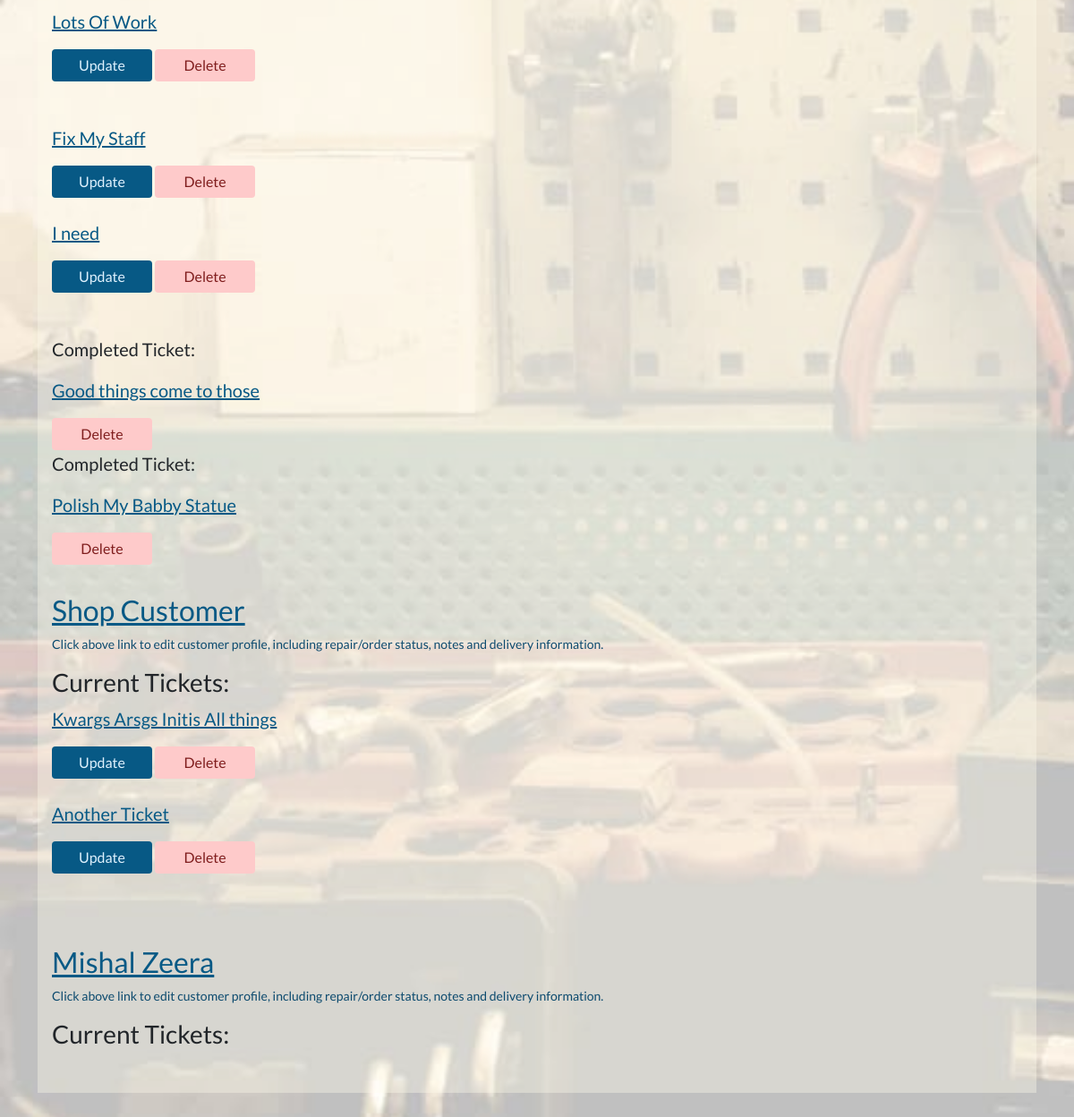
The page /workshop/ticket-overview/ (signed in, lower part) on the database as committed earlier.
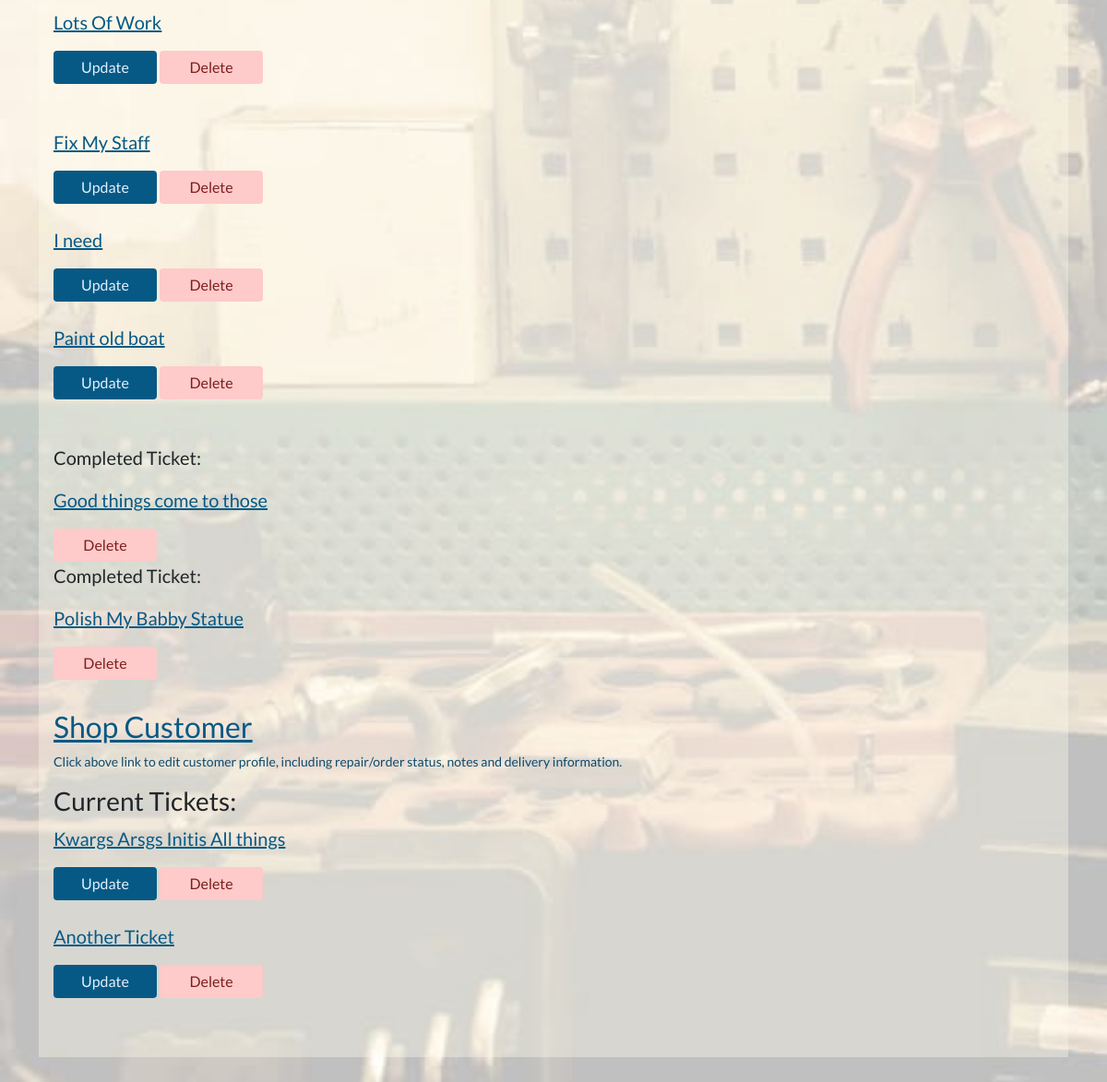
The same page on the database as committed later.
### repairs_restorals/models.py (models this page shows, shortened)
class ServiceTicket(models.Model):
    customer = models.ForeignKey(
        Customer, related_name='service_ticket', on_delete=models.CASCADE)
    workshop_staff_responsible = models.ForeignKey(
        StaffMember, related_name='staff_tickets', on_delete=models.CASCADE)
    title = models.CharField(max_length=255)
    date_created = models.DateField(auto_now_add=True, editable=False)
    last_updated = models.DateField(auto_now=True, editable=False)
    service_description = models.TextField()
    link_to_desired_materials_1 = models.URLField(null=True, blank=True)
    link_to_desired_materials_2 = models.URLField(null=True, blank=True)
    link_to_desired_materials_3 = models.URLField(null=True, blank=True)
    is_completed = models.BooleanField(default=False)
    has_invoice = models.BooleanField(default=False)

### profiles/models.py (models this page shows, shortened)
class Customer(models.Model):
    username = models.OneToOneField(
        User, on_delete=models.CASCADE, null=True, editable=False)
    email = models.EmailField(unique=True, default="start@domain.dj")
    full_name = models.CharField(max_length=100)
    address1 = models.CharField(max_length=100)
    address2 = models.CharField(max_length=100, null=True, blank=True)
    postcode = models.CharField(max_length=40)
    town_or_city = models.CharField(max_length=40)
    country = models.CharField(max_length=40)
    notes = models.TextField(null=True, blank=True)
    staff_notes = models.TextField(null=True, blank=True)
    has_active_shop_orders = models.BooleanField(default=False)
    has_active_repairs = models.BooleanField(default=False)

### repairs_restorals/views.py (the view)
# urls.py: path('ticket-overview/', views.WorkshopStaffTicketOverview.as_view(),
class WorkshopStaffTicketOverview(GroupRequiredMixin, ListView):
    group_required = [u'Workshop Staff']
    queryset = Customer.objects.prefetch_related(
        'service_ticket').filter(has_active_repairs=True)
    template_name = 'repairs_restorals/workshop_ticket_overview.html'
    context_object_name = 'customers'

### invoices/contexts.py (called while the page is built, shortened)
def shopping_cart(request):
    template_cart = []
    products_count = 0
    order_amount = 0
    shipping = 0
    cart = request.session.get('cart', {})
    for item in enumerate(template_cart):
        products_count += 1
    order_total = order_amount + shipping
    stripe_total = round(order_total * 100)
    context = {
        'template_cart': template_cart,
        'products_count': products_count,
        'order_amount': order_amount,
        'shipping': shipping,
        'order_total': order_total,
        'stripe_total': stripe_total,
    }
    return context

### profiles/group_mixin_decorator.py (called while the page is built)
    def dispatch(self, request, *args, **kwargs):
        if not request.user.is_authenticated:
            raise PermissionDenied
        else:
            user_groups = []
            for group in request.user.groups.values_list('name', flat=True):
                user_groups.append(group)
            if len(set(user_groups).intersection(self.group_required)) <= 0:
                raise PermissionDenied
        return super(GroupRequiredMixin, self).dispatch(request, *args, **kwargs)

### repairs_restorals/templates/repairs_restorals/workshop_ticket_overview.html (shortened to what this page needs)
{% extends 'base.html' %}
{% load static %}
{% block extra_css %}
<link rel="stylesheet" href="{% static 'css/workshop_bg_image_trans.css' %}">
{% endblock %}
{% block content %}
{% for customer in customers %}
    <div class="transparent-card">
        <a href="{% url 'customer_account_update' pk=customer.id %}">
            <p class="h2">{{ customer.full_name }}</p>
        </a>
        <p class="small text-muted">Click above link to edit customer profile, including repair/order status, notes and delivery information. </p>
        <p class="h3">Current Tickets: </p>
        {% for ticket in customer.service_ticket.all %}
        {% if not ticket.is_completed %}
            <a href="{% url 'service_ticket' pk=ticket.id %}">
                <p class="lead">{{ ticket.title }}</p>
            </a>
            <a href="{% url 'update_service_ticket' pk=ticket.id %}" class="btn btn-info">
                Update
            </a>
            <a href="{% url 'ticket_delete' pk=ticket.id %}" class="btn btn-danger">
                Delete
            </a>
            <br>
        {% endif %}
        <br>
        {% endfor %}
        <br>
            {% for ticket in customer.service_ticket.all %}
            {% if ticket.is_completed %}
            <p class="lead">Completed Ticket: </p>
            <a href="{% url 'service_ticket' pk=ticket.id %}">
                <p class="lead">{{ ticket.title }}</p>
            </a>
            <a href="{% url 'ticket_delete' pk=ticket.id %}" class="btn btn-danger">
                Delete
            </a>
            <br>
            {% endif %}
            {% endfor%}
        </div>
{% endfor %}
{% endblock %}

Rows that differ between the two databases and show on the page:
removed Customer: full_name "Mishal Zeera"
added ServiceTicket: title "Paint old boat", shown under Customer (number 1 of 2 on the later page)
